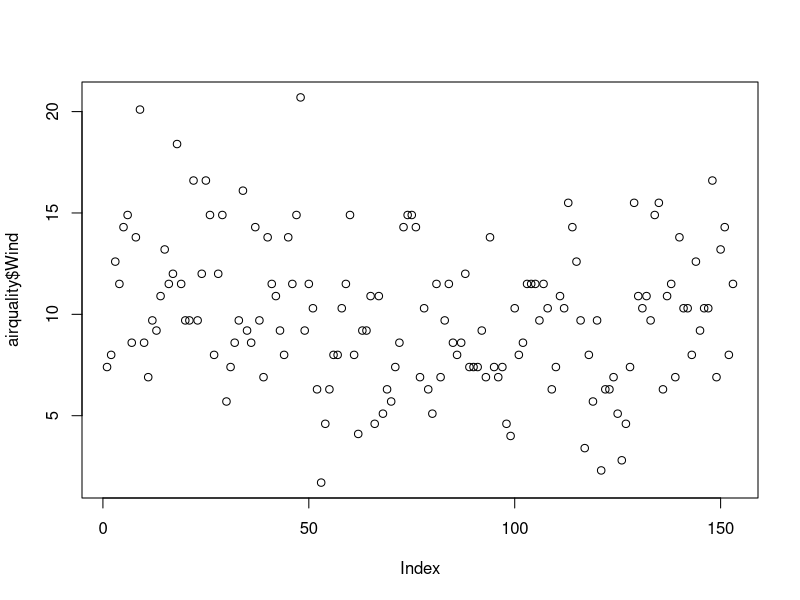
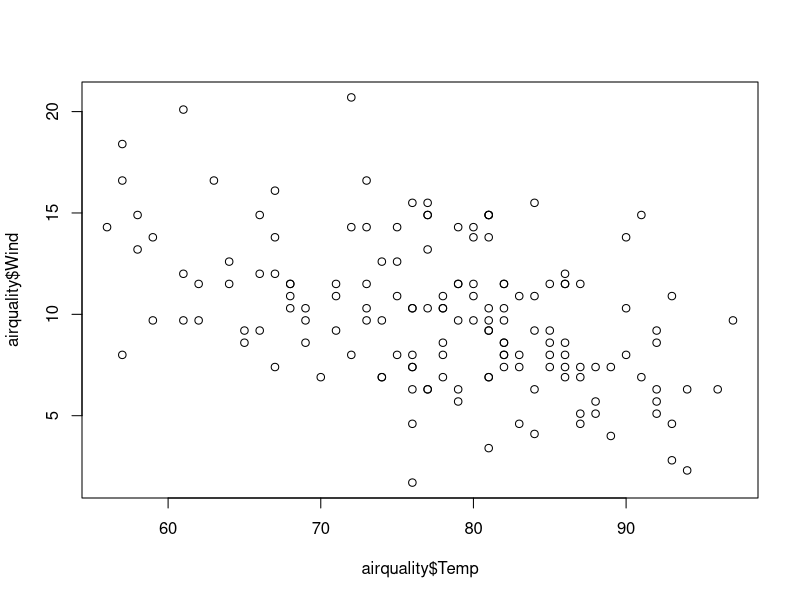
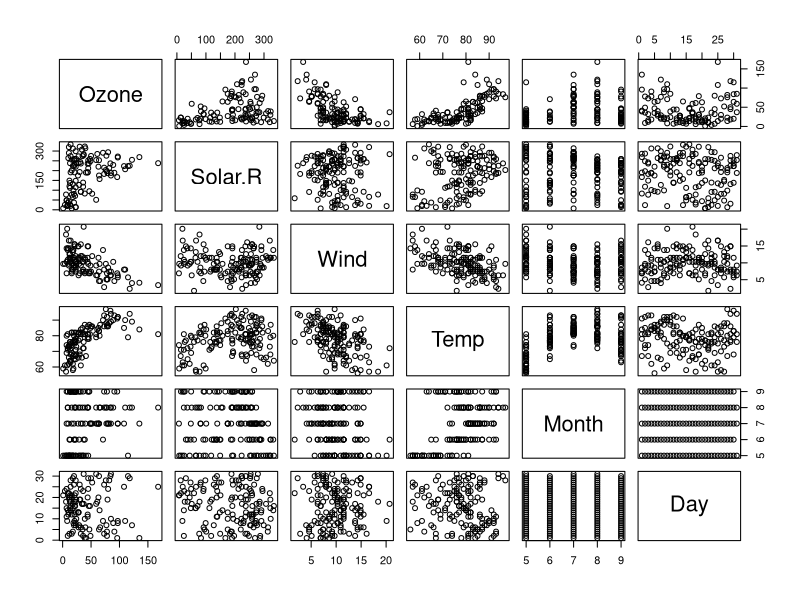
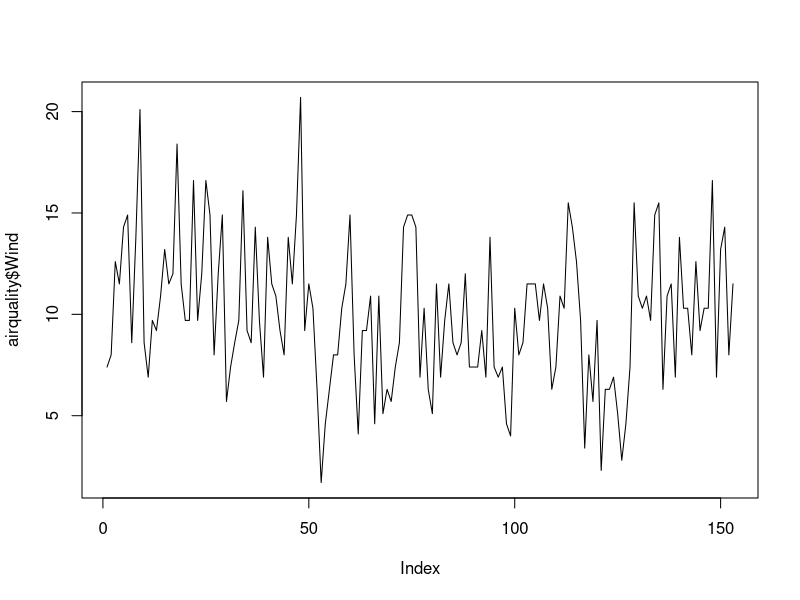
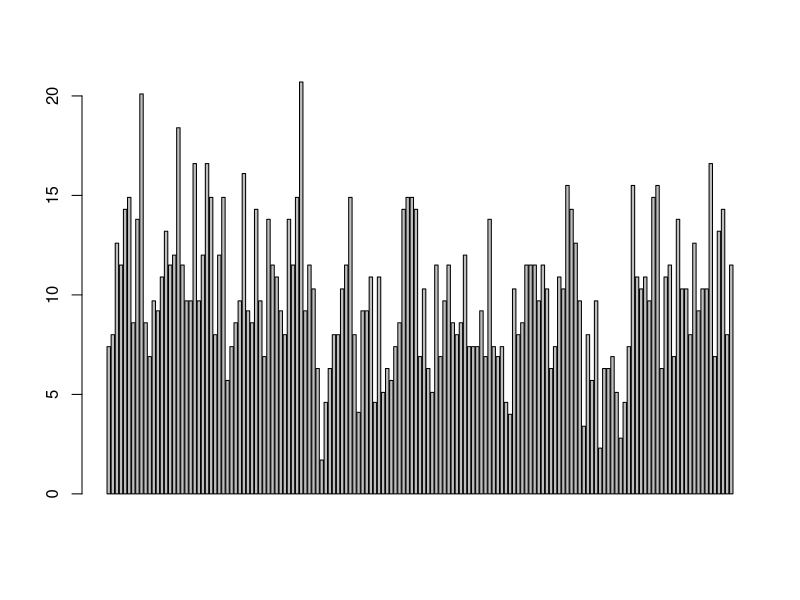
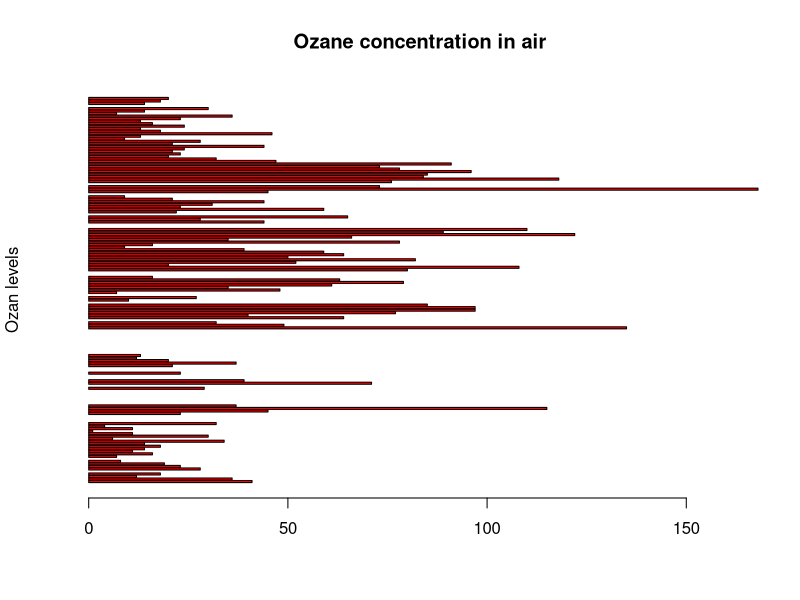
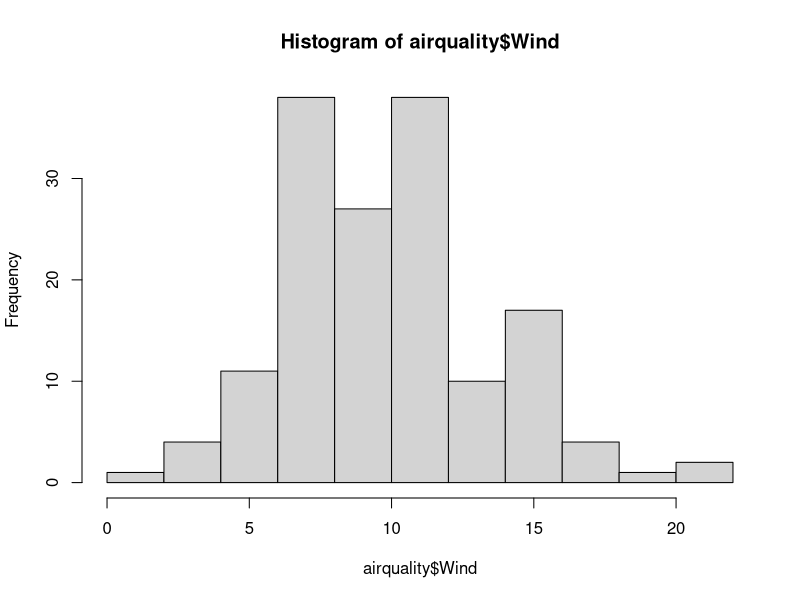
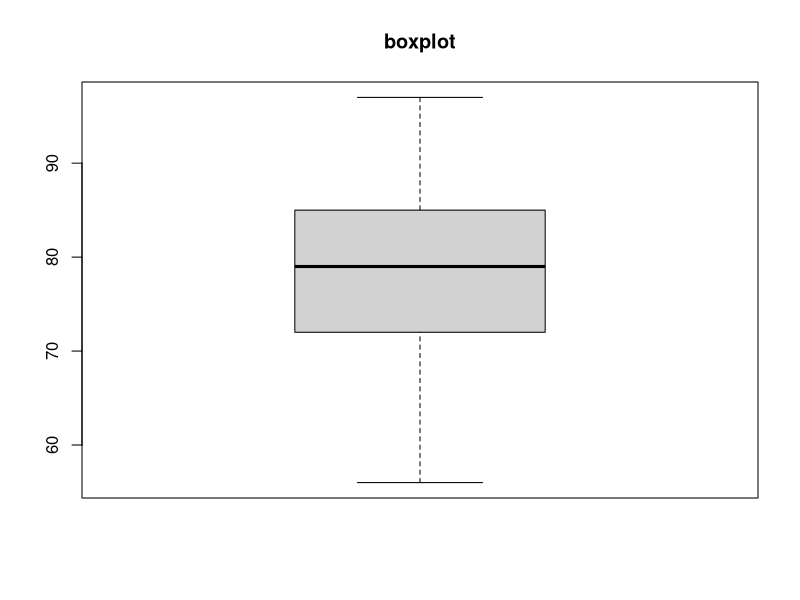

These figures' R source, in order:
airquality<-datasets::airquality
head(airquality,10)
tail(airquality,5)
airquality[,c(1,2)]
df<-airquality[,-6]
airquality$Wind
summary(airquality)
summary(airquality$Wind)
summary(airquality[,1])
plot(airquality$Wind)
plot(airquality$Temp,airquality$Wind,type="p")
plot(airquality)
plot(airquality$Wind,type = "l")
barplot(airquality$Wind)
barplot(airquality$Ozone,main='Ozane concentration in air',yla='Ozan levels',col='red',horiz = T,axes = T)
hist(airquality$Wind)
boxplot(airquality$Temp,main="boxplot")
boxplot(airquality[,1:4],main="Multipal")
